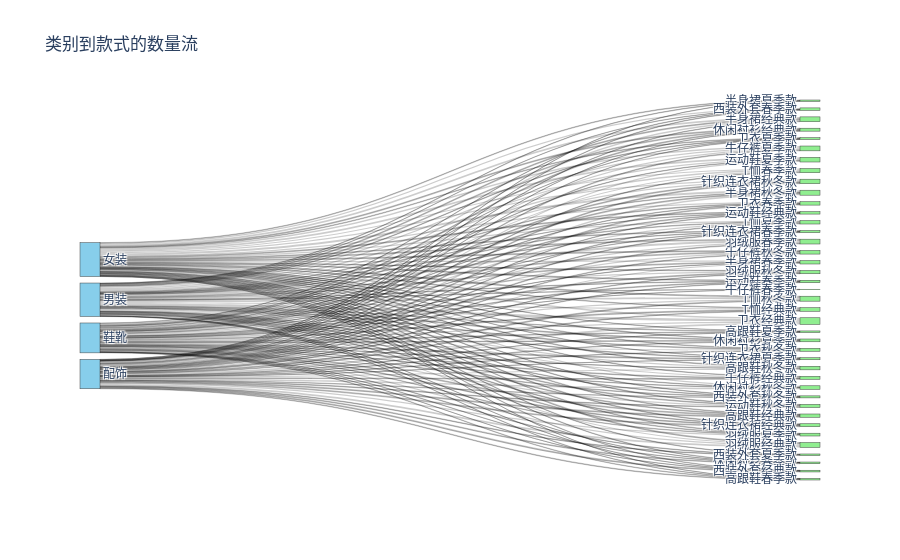

Notebook source saved alongside this figure:
### Markdown cell above
多数款式集中在1~3个品类，少数跨品类爆款

大部分柱子高度在5~12之间，说明大多数款式在平台上有一定SKU覆盖。

少数柱子特别高 达到14~15，说明这些是跨品类、多SKU的超级爆款款式。

有些柱子非常矮 说明这些款式SKU少，可能是新品、小众款或清库存款。

### Code cell
import plotly.graph_objects as go

# 统计每个 category-name 的数量
category_counts = sku_data_base.groupby(['category','name']).size().reset_index(name='count')

# 节点标签
categories = list(category_counts['category'].unique())
names = list(category_counts['name'].unique())
labels = categories + names

source_indices = category_counts['category'].apply(lambda x: categories.index(x))
target_indices = category_counts['name'].apply(lambda x: names.index(x) + len(categories))  # name 索引要加类别长度

values = category_counts['count']

fig = go.Figure(go.Sankey(
    node=dict(
        label=labels,
        pad=15,
        thickness=20,
        color=["skyblue"]*len(categories) + ["lightgreen"]*len(names)
    ),
    link=dict(
        source=source_indices,
        target=target_indices,
        value=values
    )
))

fig.update_layout(title_text="类别到款式的数量流", font_size=12)
fig.show()

### Figure 1 — Plotly figure (JSON) as saved in the notebook; plotly's stock layout.template omitted (floating-point values rounded to 4 significant figures; data arrays with more than 128 entries replaced by an {"elided": "..."} marker saying what was removed)
{"data": [{"link": {"source": {"elided": "156 int values"}, "target": {"elided": "156 int values"}, "value": {"elided": "156 int values"}}, "node": {"color": ["skyblue", "skyblue", "skyblue", "skyblue", "lightgreen", "lightgreen", "lightgreen", "lightgreen", "lightgreen", "lightgreen", "lightgreen", "lightgreen", "lightgreen", "lightgreen", "lightgreen", "lightgreen", "lightgreen", "lightgreen", "lightgreen", "lightgreen", "lightgreen", "lightgreen", "lightgreen", "lightgreen", "lightgreen", "lightgreen", "lightgreen", "lightgreen", "lightgreen", "lightgreen", "lightgreen", "lightgreen", "lightgreen", "lightgreen", "lightgreen", "lightgreen", "lightgreen", "lightgreen", "lightgreen", "lightgreen", "lightgreen", "lightgreen", "lightgreen", "lightgreen"], "label": ["女装", "男装", "配饰", "鞋靴", "T恤夏季款", "T恤春季款", "T恤秋冬款", "T恤经典款", "休闲衬衫夏季款", "休闲衬衫春季款", "休闲衬衫秋冬款", "休闲衬衫经典款", "半身裙夏季款", "半身裙春季款", "半身裙秋冬款", "半身裙经典款", "卫衣夏季款", "卫衣春季款", "卫衣秋冬款", "卫衣经典款", "牛仔裤夏季款", "牛仔裤秋冬款", "牛仔裤经典款", "羽绒服夏季款", "羽绒服春季款", "羽绒服秋冬款", "羽绒服经典款", "西装外套夏季款", "西装外套春季款", "西装外套秋冬款", "西装外套经典款", "运动鞋夏季款", "运动鞋春季款", "运动鞋秋冬款", "运动鞋经典款", "针织连衣裙夏季款", "针织连衣裙春季款", "针织连衣裙秋冬款", "针织连衣裙经典款", "高跟鞋夏季款", "高跟鞋春季款", "高跟鞋秋冬款", "高跟鞋经典款", "牛仔裤春季款"], "pad": 15, "thickness": 20}, "type": "sankey"}], "layout": {"font": {"size": 12}, "title": {"text": "类别到款式的数量流"}}}
